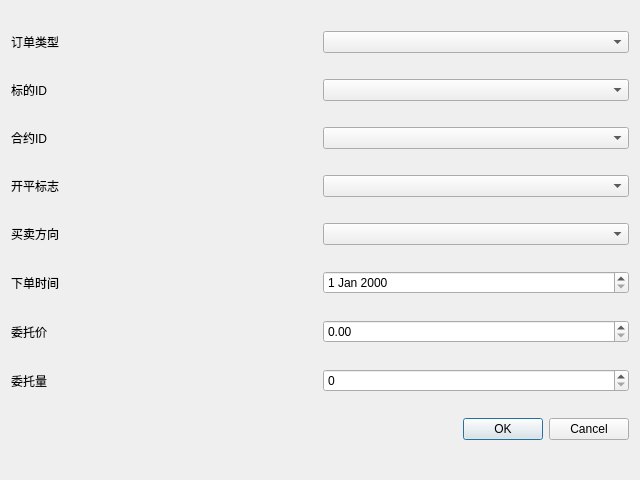
<?xml version="1.0" encoding="UTF-8"?>
<ui version="4.0">
 <class>Dialog</class>
 <widget class="QDialog" name="Dialog">
  <property name="geometry">
   <rect>
    <x>0</x>
    <y>0</y>
    <width>640</width>
    <height>480</height>
   </rect>
  </property>
  <property name="windowTitle">
   <string>Dialog</string>
  </property>
  <layout class="QVBoxLayout" name="verticalLayout">
   <item>
    <layout class="QHBoxLayout" name="horizontalLayout">
     <item>
      <widget class="QLabel" name="label_4">
       <property name="text">
        <string>订单类型</string>
       </property>
      </widget>
     </item>
     <item>
      <widget class="QComboBox" name="comboBox"/>
     </item>
    </layout>
   </item>
   <item>
    <layout class="QHBoxLayout" name="horizontalLayout_2">
     <item>
      <widget class="QLabel" name="label_8">
       <property name="text">
        <string>标的ID</string>
       </property>
      </widget>
     </item>
     <item>
      <widget class="QComboBox" name="comboBox_2"/>
     </item>
    </layout>
   </item>
   <item>
    <layout class="QHBoxLayout" name="horizontalLayout_3">
     <item>
      <widget class="QLabel" name="label">
       <property name="text">
        <string>合约ID</string>
       </property>
      </widget>
     </item>
     <item>
      <widget class="QComboBox" name="comboBox_3"/>
     </item>
    </layout>
   </item>
   <item>
    <layout class="QHBoxLayout" name="horizontalLayout_4">
     <item>
      <widget class="QLabel" name="label_2">
       <property name="text">
        <string>开平标志</string>
       </property>
      </widget>
     </item>
     <item>
      <widget class="QComboBox" name="comboBox_4"/>
     </item>
    </layout>
   </item>
   <item>
    <layout class="QHBoxLayout" name="horizontalLayout_5">
     <item>
      <widget class="QLabel" name="label_3">
       <property name="text">
        <string>买卖方向</string>
       </property>
      </widget>
     </item>
     <item>
      <widget class="QComboBox" name="comboBox_5"/>
     </item>
    </layout>
   </item>
   <item>
    <layout class="QHBoxLayout" name="horizontalLayout_6">
     <item>
      <widget class="QLabel" name="label_7">
       <property name="text">
        <string>下单时间</string>
       </property>
      </widget>
     </item>
     <item>
      <widget class="QDateEdit" name="dateEdit"/>
     </item>
    </layout>
   </item>
   <item>
    <layout class="QHBoxLayout" name="horizontalLayout_7">
     <item>
      <widget class="QLabel" name="label_5">
       <property name="text">
        <string>委托价</string>
       </property>
      </widget>
     </item>
     <item>
      <widget class="QDoubleSpinBox" name="doubleSpinBox"/>
     </item>
    </layout>
   </item>
   <item>
    <layout class="QHBoxLayout" name="horizontalLayout_8">
     <item>
      <widget class="QLabel" name="label_6">
       <property name="text">
        <string>委托量</string>
       </property>
      </widget>
     </item>
     <item>
      <widget class="QSpinBox" name="spinBox"/>
     </item>
    </layout>
   </item>
   <item>
    <widget class="QDialogButtonBox" name="buttonBox">
     <property name="orientation">
      <enum>Qt::Horizontal</enum>
     </property>
     <property name="standardButtons">
      <set>QDialogButtonBox::Cancel|QDialogButtonBox::Ok</set>
     </property>
    </widget>
   </item>
  </layout>
 </widget>
 <resources/>
 <connections>
  <connection>
   <sender>buttonBox</sender>
   <signal>accepted()</signal>
   <receiver>Dialog</receiver>
   <slot>accept()</slot>
   <hints>
    <hint type="sourcelabel">
     <x>248</x>
     <y>254</y>
    </hint>
    <hint type="destinationlabel">
     <x>157</x>
     <y>274</y>
    </hint>
   </hints>
  </connection>
  <connection>
   <sender>buttonBox</sender>
   <signal>rejected()</signal>
   <receiver>Dialog</receiver>
   <slot>reject()</slot>
   <hints>
    <hint type="sourcelabel">
     <x>316</x>
     <y>260</y>
    </hint>
    <hint type="destinationlabel">
     <x>286</x>
     <y>274</y>
    </hint>
   </hints>
  </connection>
 </connections>
</ui>
